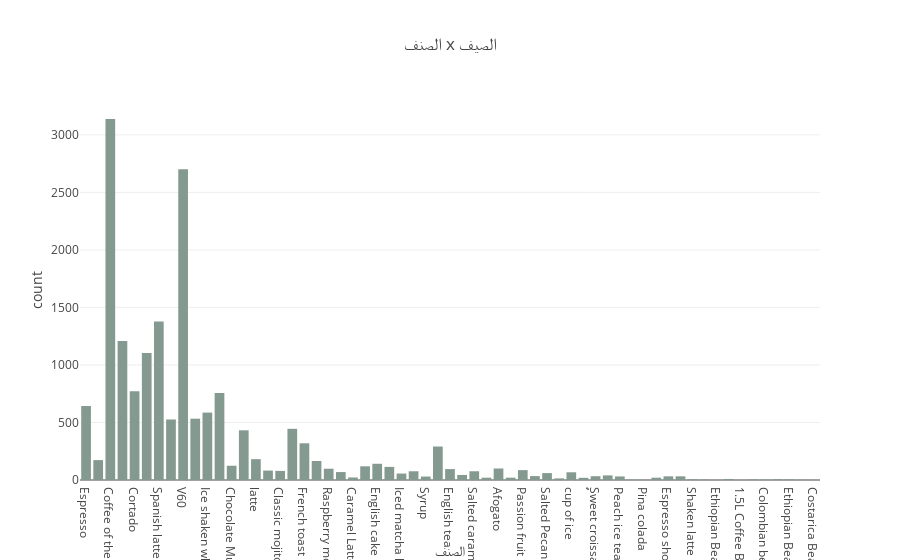

Notebook source saved alongside this figure:
### Code cell
fig = px.histogram(
    summar_df, 
    x='الصنف', 
    title='الصنف x الصيف',
    nbins=100  ,
    color_discrete_sequence=['#849a90']
)
fig.show()

### Figure 1 — Plotly figure (JSON) as saved in the notebook; plotly's stock layout.template omitted (floating-point values rounded to 4 significant figures; data arrays with more than 128 entries replaced by an {"elided": "..."} marker saying what was removed)
{"data": [{"alignmentgroup": "True", "bingroup": "x", "hovertemplate": "الصنف=%{x}<br>count=%{y}<extra></extra>", "legendgroup": "", "marker": {"color": "#849a90", "pattern": {"shape": ""}}, "name": "", "nbinsx": 100, "offsetgroup": "", "orientation": "v", "showlegend": false, "type": "histogram", "x": {"elided": "17233 str values"}, "xaxis": "x", "yaxis": "y"}], "layout": {"barmode": "relative", "legend": {"tracegroupgap": 0}, "title": {"text": "الصنف x الصيف"}, "xaxis": {"anchor": "y", "domain": [0, 1], "title": {"text": "الصنف"}}, "yaxis": {"anchor": "x", "domain": [0, 1], "title": {"text": "count"}}}}
